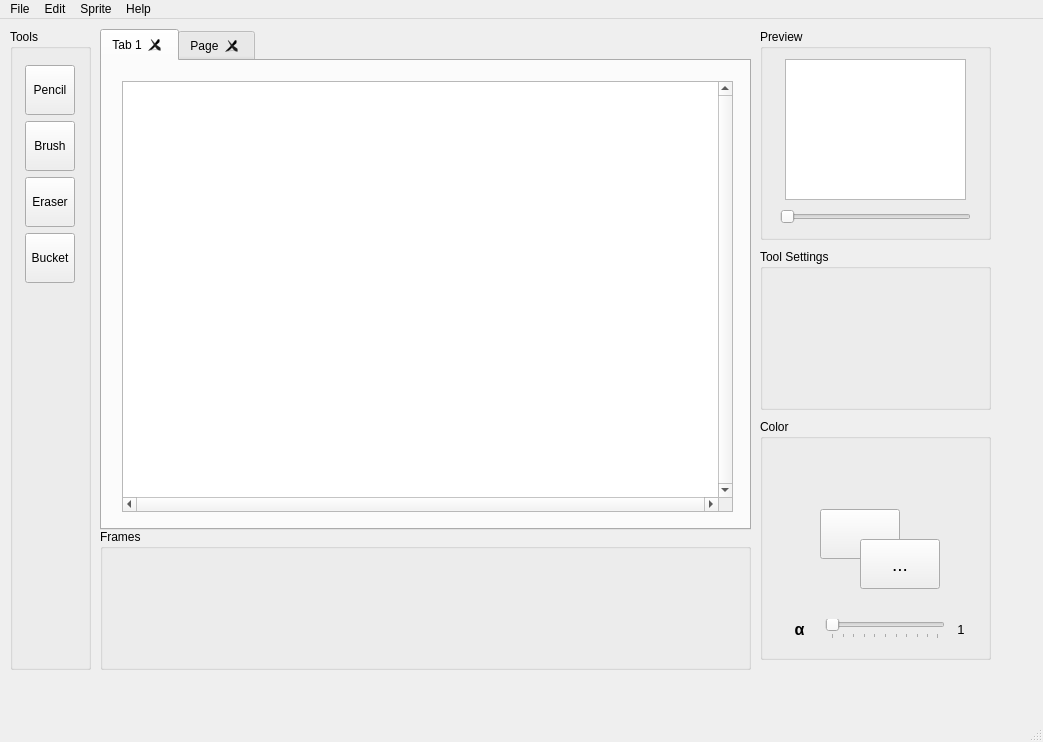
<?xml version="1.0" encoding="UTF-8"?>
<ui version="4.0">
 <class>MainWindow</class>
 <widget class="QMainWindow" name="MainWindow">
  <property name="geometry">
   <rect>
    <x>0</x>
    <y>0</y>
    <width>1043</width>
    <height>742</height>
   </rect>
  </property>
  <property name="windowTitle">
   <string>MainWindow</string>
  </property>
  <widget class="QWidget" name="centralwidget">
   <widget class="QGroupBox" name="groupBox">
    <property name="geometry">
     <rect>
      <x>10</x>
      <y>10</y>
      <width>81</width>
      <height>641</height>
     </rect>
    </property>
    <property name="autoFillBackground">
     <bool>false</bool>
    </property>
    <property name="title">
     <string>Tools</string>
    </property>
    <widget class="QWidget" name="verticalLayoutWidget">
     <property name="geometry">
      <rect>
       <x>10</x>
       <y>30</y>
       <width>61</width>
       <height>601</height>
      </rect>
     </property>
     <layout class="QGridLayout" name="gridLayout">
      <property name="leftMargin">
       <number>0</number>
      </property>
      <property name="topMargin">
       <number>6</number>
      </property>
      <property name="rightMargin">
       <number>0</number>
      </property>
      <property name="bottomMargin">
       <number>6</number>
      </property>
      <item row="0" column="0">
       <widget class="QToolButton" name="btnPencil">
        <property name="sizePolicy">
         <sizepolicy hsizetype="Fixed" vsizetype="Expanding">
          <horstretch>0</horstretch>
          <verstretch>0</verstretch>
         </sizepolicy>
        </property>
        <property name="maximumSize">
         <size>
          <width>50</width>
          <height>50</height>
         </size>
        </property>
        <property name="layoutDirection">
         <enum>Qt::LeftToRight</enum>
        </property>
        <property name="text">
         <string>Pencil</string>
        </property>
       </widget>
      </item>
      <item row="4" column="0">
       <spacer name="verticalSpacer">
        <property name="orientation">
         <enum>Qt::Vertical</enum>
        </property>
        <property name="sizeType">
         <enum>QSizePolicy::Expanding</enum>
        </property>
        <property name="sizeHint" stdset="0">
         <size>
          <width>20</width>
          <height>40</height>
         </size>
        </property>
       </spacer>
      </item>
      <item row="2" column="0">
       <widget class="QToolButton" name="btnEraser">
        <property name="sizePolicy">
         <sizepolicy hsizetype="Fixed" vsizetype="Expanding">
          <horstretch>0</horstretch>
          <verstretch>0</verstretch>
         </sizepolicy>
        </property>
        <property name="maximumSize">
         <size>
          <width>50</width>
          <height>50</height>
         </size>
        </property>
        <property name="layoutDirection">
         <enum>Qt::LeftToRight</enum>
        </property>
        <property name="text">
         <string>Eraser</string>
        </property>
       </widget>
      </item>
      <item row="1" column="0">
       <widget class="QToolButton" name="toolButton_3">
        <property name="sizePolicy">
         <sizepolicy hsizetype="Fixed" vsizetype="Expanding">
          <horstretch>0</horstretch>
          <verstretch>0</verstretch>
         </sizepolicy>
        </property>
        <property name="maximumSize">
         <size>
          <width>50</width>
          <height>50</height>
         </size>
        </property>
        <property name="layoutDirection">
         <enum>Qt::LeftToRight</enum>
        </property>
        <property name="text">
         <string>Brush</string>
        </property>
       </widget>
      </item>
      <item row="3" column="0">
       <widget class="QToolButton" name="toolButton_5">
        <property name="sizePolicy">
         <sizepolicy hsizetype="Fixed" vsizetype="Expanding">
          <horstretch>0</horstretch>
          <verstretch>0</verstretch>
         </sizepolicy>
        </property>
        <property name="maximumSize">
         <size>
          <width>50</width>
          <height>50</height>
         </size>
        </property>
        <property name="layoutDirection">
         <enum>Qt::LeftToRight</enum>
        </property>
        <property name="text">
         <string>Bucket</string>
        </property>
       </widget>
      </item>
     </layout>
    </widget>
   </widget>
   <widget class="QTabWidget" name="tabWidget">
    <property name="geometry">
     <rect>
      <x>100</x>
      <y>10</y>
      <width>651</width>
      <height>501</height>
     </rect>
    </property>
    <property name="currentIndex">
     <number>0</number>
    </property>
    <property name="tabsClosable">
     <bool>true</bool>
    </property>
    <property name="movable">
     <bool>true</bool>
    </property>
    <widget class="QWidget" name="tab">
     <attribute name="title">
      <string>Tab 1</string>
     </attribute>
     <widget class="ImageViewEditor" name="canvasView">
      <property name="geometry">
       <rect>
        <x>20</x>
        <y>20</y>
        <width>611</width>
        <height>431</height>
       </rect>
      </property>
      <property name="styleSheet">
       <string notr="true"/>
      </property>
      <property name="verticalScrollBarPolicy">
       <enum>Qt::ScrollBarAlwaysOn</enum>
      </property>
      <property name="horizontalScrollBarPolicy">
       <enum>Qt::ScrollBarAlwaysOn</enum>
      </property>
     </widget>
    </widget>
    <widget class="QWidget" name="tab_2">
     <attribute name="title">
      <string>Page</string>
     </attribute>
    </widget>
   </widget>
   <widget class="QGroupBox" name="groupBox_2">
    <property name="geometry">
     <rect>
      <x>100</x>
      <y>510</y>
      <width>651</width>
      <height>141</height>
     </rect>
    </property>
    <property name="title">
     <string>Frames</string>
    </property>
   </widget>
   <widget class="QGroupBox" name="groupBox_3">
    <property name="geometry">
     <rect>
      <x>760</x>
      <y>10</y>
      <width>231</width>
      <height>211</height>
     </rect>
    </property>
    <property name="title">
     <string>Preview</string>
    </property>
    <widget class="QGraphicsView" name="graphicsView">
     <property name="geometry">
      <rect>
       <x>25</x>
       <y>30</y>
       <width>181</width>
       <height>141</height>
      </rect>
     </property>
    </widget>
    <widget class="QSlider" name="horizontalSlider">
     <property name="geometry">
      <rect>
       <x>20</x>
       <y>180</y>
       <width>191</width>
       <height>16</height>
      </rect>
     </property>
     <property name="orientation">
      <enum>Qt::Horizontal</enum>
     </property>
    </widget>
   </widget>
   <widget class="QGroupBox" name="colorPanel">
    <property name="geometry">
     <rect>
      <x>760</x>
      <y>400</y>
      <width>231</width>
      <height>241</height>
     </rect>
    </property>
    <property name="title">
     <string>Color</string>
    </property>
    <widget class="QPushButton" name="currentColorBtn">
     <property name="geometry">
      <rect>
       <x>60</x>
       <y>90</y>
       <width>80</width>
       <height>50</height>
      </rect>
     </property>
     <property name="sizePolicy">
      <sizepolicy hsizetype="MinimumExpanding" vsizetype="MinimumExpanding">
       <horstretch>0</horstretch>
       <verstretch>0</verstretch>
      </sizepolicy>
     </property>
     <property name="minimumSize">
      <size>
       <width>50</width>
       <height>50</height>
      </size>
     </property>
     <property name="text">
      <string/>
     </property>
    </widget>
    <widget class="QPushButton" name="changeColorBtn">
     <property name="geometry">
      <rect>
       <x>100</x>
       <y>120</y>
       <width>80</width>
       <height>50</height>
      </rect>
     </property>
     <property name="sizePolicy">
      <sizepolicy hsizetype="MinimumExpanding" vsizetype="MinimumExpanding">
       <horstretch>0</horstretch>
       <verstretch>0</verstretch>
      </sizepolicy>
     </property>
     <property name="minimumSize">
      <size>
       <width>50</width>
       <height>50</height>
      </size>
     </property>
     <property name="font">
      <font>
       <pointsize>14</pointsize>
      </font>
     </property>
     <property name="text">
      <string>...</string>
     </property>
    </widget>
    <widget class="QWidget" name="horizontalLayoutWidget">
     <property name="geometry">
      <rect>
       <x>20</x>
       <y>190</y>
       <width>191</width>
       <height>41</height>
      </rect>
     </property>
     <layout class="QHBoxLayout" name="horizontalLayout">
      <item>
       <widget class="QLabel" name="alphaLabel">
        <property name="sizePolicy">
         <sizepolicy hsizetype="MinimumExpanding" vsizetype="Preferred">
          <horstretch>0</horstretch>
          <verstretch>0</verstretch>
         </sizepolicy>
        </property>
        <property name="minimumSize">
         <size>
          <width>20</width>
          <height>0</height>
         </size>
        </property>
        <property name="font">
         <font>
          <pointsize>12</pointsize>
          <bold>true</bold>
         </font>
        </property>
        <property name="text">
         <string>α</string>
        </property>
        <property name="alignment">
         <set>Qt::AlignCenter</set>
        </property>
       </widget>
      </item>
      <item>
       <widget class="QSlider" name="alphaSlider">
        <property name="sizePolicy">
         <sizepolicy hsizetype="MinimumExpanding" vsizetype="Fixed">
          <horstretch>0</horstretch>
          <verstretch>0</verstretch>
         </sizepolicy>
        </property>
        <property name="minimumSize">
         <size>
          <width>120</width>
          <height>0</height>
         </size>
        </property>
        <property name="orientation">
         <enum>Qt::Horizontal</enum>
        </property>
        <property name="tickPosition">
         <enum>QSlider::TicksBelow</enum>
        </property>
        <property name="tickInterval">
         <number>10</number>
        </property>
       </widget>
      </item>
      <item>
       <widget class="QLabel" name="alphaValueLabel">
        <property name="sizePolicy">
         <sizepolicy hsizetype="Fixed" vsizetype="Preferred">
          <horstretch>0</horstretch>
          <verstretch>0</verstretch>
         </sizepolicy>
        </property>
        <property name="minimumSize">
         <size>
          <width>20</width>
          <height>0</height>
         </size>
        </property>
        <property name="font">
         <font>
          <pointsize>10</pointsize>
         </font>
        </property>
        <property name="text">
         <string>1</string>
        </property>
        <property name="alignment">
         <set>Qt::AlignCenter</set>
        </property>
       </widget>
      </item>
     </layout>
    </widget>
   </widget>
   <widget class="QGroupBox" name="groupBox_5">
    <property name="geometry">
     <rect>
      <x>760</x>
      <y>230</y>
      <width>231</width>
      <height>161</height>
     </rect>
    </property>
    <property name="title">
     <string>Tool Settings</string>
    </property>
   </widget>
  </widget>
  <widget class="QMenuBar" name="menubar">
   <property name="geometry">
    <rect>
     <x>0</x>
     <y>0</y>
     <width>1043</width>
     <height>24</height>
    </rect>
   </property>
   <widget class="QMenu" name="menuFile">
    <property name="title">
     <string>File</string>
    </property>
    <addaction name="actionNew_Project"/>
    <addaction name="actionNew_Canvas"/>
    <addaction name="separator"/>
    <addaction name="actionSave"/>
    <addaction name="actionSave_As"/>
    <addaction name="separator"/>
    <addaction name="actionClose"/>
   </widget>
   <widget class="QMenu" name="menuSprite">
    <property name="title">
     <string>Sprite</string>
    </property>
    <addaction name="actionSprite_Size"/>
   </widget>
   <widget class="QMenu" name="menuHelp">
    <property name="title">
     <string>Help</string>
    </property>
   </widget>
   <widget class="QMenu" name="menuEdit">
    <property name="title">
     <string>Edit</string>
    </property>
    <addaction name="actionUndo"/>
    <addaction name="actionRedo"/>
    <addaction name="separator"/>
    <addaction name="actionClear"/>
   </widget>
   <addaction name="menuFile"/>
   <addaction name="menuEdit"/>
   <addaction name="menuSprite"/>
   <addaction name="menuHelp"/>
  </widget>
  <widget class="QStatusBar" name="statusbar"/>
  <action name="actionNew_Project">
   <property name="text">
    <string>New</string>
   </property>
  </action>
  <action name="actionNew_Canvas">
   <property name="text">
    <string>Open</string>
   </property>
  </action>
  <action name="actionOpen_Project">
   <property name="text">
    <string>Open Project</string>
   </property>
  </action>
  <action name="actionSave">
   <property name="text">
    <string>Save</string>
   </property>
  </action>
  <action name="actionSave_As">
   <property name="text">
    <string>Save As</string>
   </property>
  </action>
  <action name="actionClose">
   <property name="text">
    <string>Import</string>
   </property>
  </action>
  <action name="actionUndo">
   <property name="text">
    <string>Undo</string>
   </property>
  </action>
  <action name="actionRedo">
   <property name="text">
    <string>Redo</string>
   </property>
  </action>
  <action name="actionClear">
   <property name="text">
    <string>Clear</string>
   </property>
  </action>
  <action name="actionSprite_Size">
   <property name="text">
    <string>Sprite Size</string>
   </property>
  </action>
 </widget>
 <customwidgets>
  <customwidget>
   <class>ImageViewEditor</class>
   <extends>QGraphicsView</extends>
   <header>imagevieweditor.h</header>
  </customwidget>
 </customwidgets>
 <resources/>
 <connections/>
</ui>
